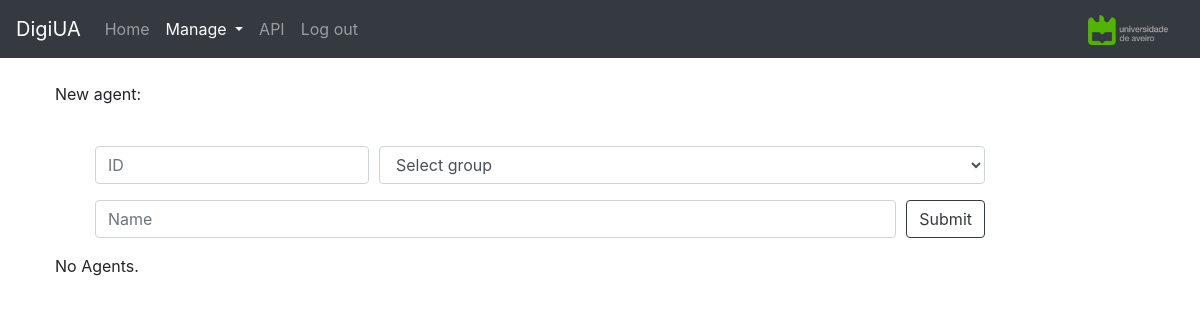
Page /agents/ (signed in) on the earlier database version.
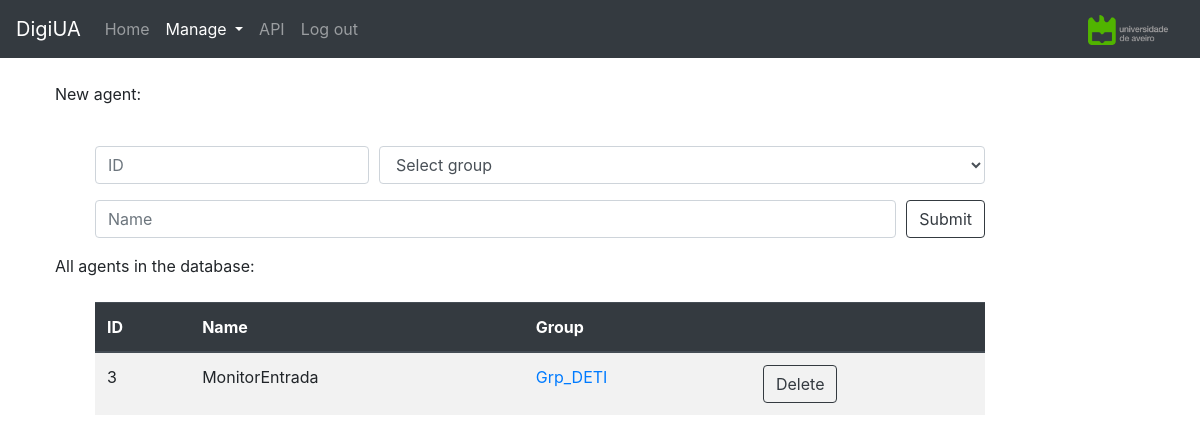
Same page on the later database version.
### dashboard/models.py (models this page shows, shortened)
class Agent(models.Model):
    name = models.CharField(max_length=100, unique=True)
    group = models.ForeignKey(AgentGroup, null=True, on_delete=models.SET_NULL)
    class Meta:
        ordering = ['group', 'id']

class AgentGroup(models.Model):
    name = models.CharField(max_length=100)
    space = models.ForeignKey(Space, on_delete=models.CASCADE)
    class Meta:
        ordering = ['space', 'name']

### dashboard/views.py (the view, shortened to what this page needs)
# urls.py: path('agents/', views.agent_view, name='agent_view'),
def agent_view(request):
	if request.user.is_authenticated:
		form = AgentForm()
		agents = Agent.objects.all()
		groups = AgentGroup.objects.all()
		context = {'agents': agents, 'groups': groups, 'form': form}
		return render(request, 'agent_view.html', context)
	return redirect('/api-auth/login/?next=/agents')

### dashboard/forms.py (shortened to what this page needs)
class AgentForm(forms.Form):
    id = forms.IntegerField(min_value=0)
    name = forms.CharField(label='Name', required=True, max_length=100)
    group = forms.ModelChoiceField(queryset=AgentGroup.objects.all())

### dashboard/templates/agent_view.html (shortened to what this page needs)
{% extends "base_generic.html" %}
{% block content %}
<br />
New agent:
<br /><br />
<ul>
    <form action="{% url 'agent_view' %}" method="POST">
        <div class="form-row">
            <div class="form-group col-auto">
                <input class="form-control" placeholder="ID" type="number" name="id" min="0" required="" id="id_id">
            </div>
            <div class="form-group col-md">
                <select class="form-control" name="group" id="id_group">
                    <option selected="">Select group</option>
                </select>
            </div>
        </div>
        <div class="form-row">
            <div class="form-group col-md">
                <input class="form-control" placeholder="Name" type="text" name="name" maxlength="100" required="" id="id_name">
            </div>
            <div class="form-group col-auto">
                <input class="btn btn-outline-dark" name="agent_upload" type="submit" value="Submit" />
            </div>
        </div>
    </form>
</ul>
{% if agents %}
All agents in the database:
<br /><br />
<ul>
    <table class="table table-striped table-hover">
        <thead class="thead-dark">
            <tr>
                <th scope="col">ID</th>
                <th scope="col">Name</th>
                <th scope="col">Group</th>
                <th scope="col"></th>
            </tr>
        </thead>
        <tbody class="table-striped">
            {% for agent in agents %}
            <tr>
                <td>{{ agent.id }}</td>
                <td>{{ agent.name }}</td>
                <td><a href="/groups/{{agent.group.id}}">{{ agent.group.name }}</a></td>
                <td>
                    <form action="" method="POST">
                        <input class="btn btn-outline-dark" name="agent_delete" type="submit" value="Delete" />
                    </form>
                </td>
            </tr>
            {% endfor %}
        </tbody>
    </table>
</ul>
{% else %}
<p>No Agents.</p>
{% endif %}
{% endblock %}

Differences in the rows shown:
added Agent: id "3", name "MonitorEntrada", group.name "Grp_DETI"
Other differences:
text no longer shown: "No Agents."
text now shown: "All agents in the database: ID Name Group"
